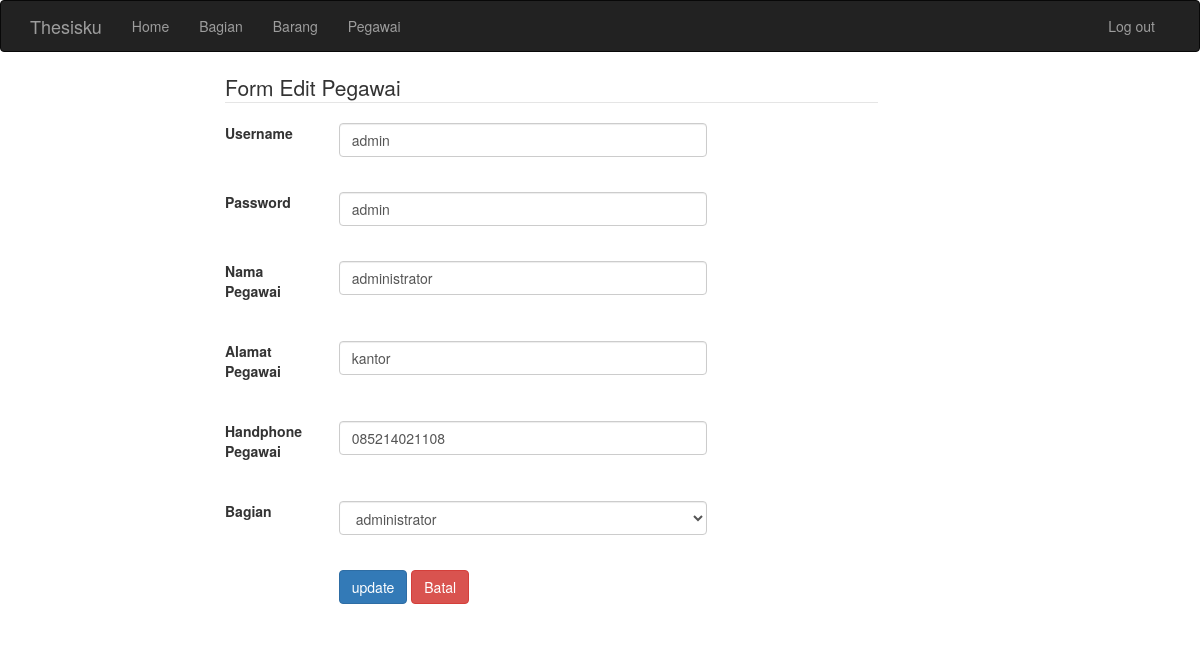
Page /admin/pegawai/edit?id=7 on the committed database.
### tables this page shows
CREATE TABLE `pegawai` (
  `id_pegawai` int(16) NOT NULL,
  `username` varchar(32) NOT NULL,
  `password` varchar(16) NOT NULL,
  `nama_pegawai` varchar(32) NOT NULL,
  `alamat_pegawai` varchar(64) NOT NULL,
  `hp_pegawai` varchar(16) NOT NULL,
  `id_bagian` int(8) NOT NULL
);

### application/controllers/admin/Pegawai.php (called while the page is built, shortened)
<?php
class pegawai extends CI_Controller
{
    public function __construct()
    {
        $this->load->model('templates');
    }
    public function edit()
    {
        if (isset($_GET['id'])) {
            if ($this->input->post()) {
                $this->templates->update('pegawai', ['id_pegawai' => $this->input->get('id')], $this->input->post());
                redirect('admin/pegawai');
            } else {
                $data['DaftarBagian'] = $this->templates->view('bagian')->result_array();
                $data['Pegawai'] = $this->templates->view_where('pegawai', ['id_pegawai' => $this->input->get('id')])->result_array();
                $this->load->view('admin/template/header');
                $this->load->view('admin/pegawai/edit', $data);
                $this->load->view('admin/template/footer');
            }
        } else {
            redirect('admin/pegawai');
        }
    }
}

### index.php (called while the page is built, shortened)
<?php
require_once BASEPATH.'core/CodeIgniter.php';

### application/models/Templates.php (called while the page is built, shortened)
<?php
class templates extends CI_Model
{
    public function view_where($tabel, $where)
    {
        $this->db->where($where);
        return $this->db->get($tabel);
    }
    public function view($tabel)
    {
        return $this->db->get($tabel);
    }
}

### application/views/admin/pegawai/edit.php (the view, shortened to what this page needs)
<div class="container-fluid">
    <div class="col-md-7 col-md-offset-2">
        <form class="form-horizontal" method="post" action="<?=site_url('admin/pegawai/edit')?>?id=<?=$_GET['id']?>">
            <?php
            if (empty($Pegawai)) {
            } else {
                foreach ($Pegawai as $key => $value) {
            ?>
                    <legend> Form Edit Pegawai </legend>
                    <div class="form-group">
                        <label for="username" class="col-md-2"> Username </label>
                        <div class="col-md-7">
                            <input type="text" class="form-control" id="username" name="username" value="<?php echo $value['username']; ?>">
                        </div>
                    </div>
                    <br>
                    <div class="form-group">
                        <label for="password" class="col-md-2"> Password </label>
                        <div class="col-md-7">
                            <input type="text" class="form-control" id="password" name="password" value="<?php echo $value['password']; ?>">
                        </div>
                    </div>
                    <br>
                    <div class="form-group">
                        <label for="nama_pegawai" class="col-md-2"> Nama Pegawai </label>
                        <div class="col-md-7">
                            <input type="text" class="form-control" id="nama pegawai" name="nama_pegawai" value="<?php echo $value['nama_pegawai']; ?>">
                        </div>
                    </div>
                    <br>
                    <div class="form-group">
                        <label for="alamat_pegawai" class="col-md-2"> Alamat Pegawai </label>
                        <div class="col-md-7">
                            <input type="text" class="form-control" id="alamat pegawai" name="alamat_pegawai" value="<?php echo $value['alamat_pegawai']; ?>">
                        </div>
                    </div>
                    <br>
                    <div class="form-group">
                        <label for="handphone_pegawai" class="col-md-2"> Handphone Pegawai </label>
                        <div class="col-md-7">
                            <input type="text" class="form-control" id="hp_pegawai" name="hp_pegawai" value="<?php echo $value['hp_pegawai']; ?>">
                        </div>
                    </div>
                    <br>
                    <div class="form-group">
                        <label for="id_bagian" class="col-md-2"> Bagian </label>
                        <div class="col-md-7">
                            <select class="form-control" name="id_bagian" id="id_bagian">
                                <?php
                                foreach ($DaftarBagian as $dri) {
                                ?>
                                    <option <?php echo ($dri['id_bagian'] == $value['id_bagian']) ? 'selected' : '' ?> value="<?php echo $dri['id_bagian'] ?>"><?php echo $dri['nama_bagian'] ?></option>
                                <?php
                                }
                                ?>
                            </select>
                        </div>
                    </div>
                    <br>
                    <div class="form-group">
                        <div class="col-md-7 col-md-offset-2">
                            <button type="submit" class="btn btn-primary">update</button>
                        	<a class="btn btn-danger" href="<?=site_url('admin/pegawai/')?>" role="button">Batal</a>
                        </div>
                    </div>
            <?php
                }
            }
            ?>
        </form>
    </div>
</div>

### rows in the picture
pegawai: username "admin", password "admin", nama_pegawai "administrator", alamat_pegawai "kantor", hp_pegawai "085214021108"

### other values in the picture
form field id_bagian "administrator"
